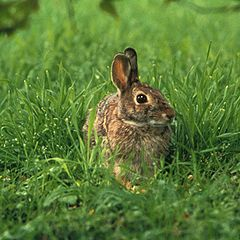
#> input picture doc/Traitement_images/Example_code/lapin.jpg, 240 x 240 px
$ python lapin.py
#> lines starting #> are read from the running program, lines starting #| are printed output that depends on the picture
#----------------------------------------------------
# Decomposition d'une image a polychrome en 3 canaux
#----------------------------------------------------

# PACKAGES
from PIL import Image # On charge Python Image Library
import numpy as np    # On charge Numpy
from matplotlib import pyplot as plt # On charge pyplot (un sous module de Matplotlib) et on le renomme plt

# LECTURE IMAGE
im = Image.open('lapin.jpg') # PIL permet de lire tous les formats d'images
#> im is the input picture: PIL image 240x240 RGB; mean R, G, B 92.2, 124.4, 55.6
rouge, vert, bleu = im.split()
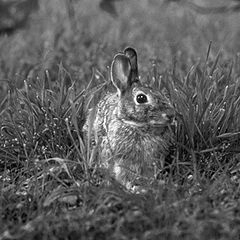
#> rouge: PIL image 240x240 L; min 0, max 255, mean 92.2
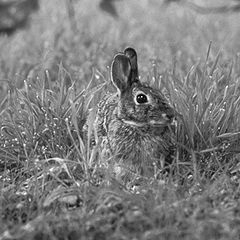
#> vert: PIL image 240x240 L; min 0, max 255, mean 124.4
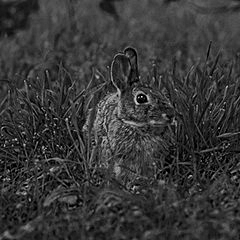
#> bleu: PIL image 240x240 L; min 0, max 243, mean 55.6

# AFFICHAGE IMAGE
fig = plt.figure() # On cree une figure
fig.add_subplot(221) # On cree une sous figure
plt.xticks([])
plt.yticks([])
plt.imshow(im,origin='lower')
plt.title('RVB')
fig.add_subplot(222) # On cree une sous figure
plt.xticks([])
plt.yticks([])
plt.imshow(rouge,origin='lower')
plt.title('Canal Rouge')
fig.add_subplot(223) # On cree une sous figure
plt.xticks([])
plt.yticks([])
plt.imshow(vert,origin='lower')
plt.title('Canal Vert')
fig.add_subplot(224) # On cree une sous figure
plt.xticks([])
plt.yticks([])
plt.imshow(bleu,origin='lower')
plt.title('Canal Bleu')
plt.show()
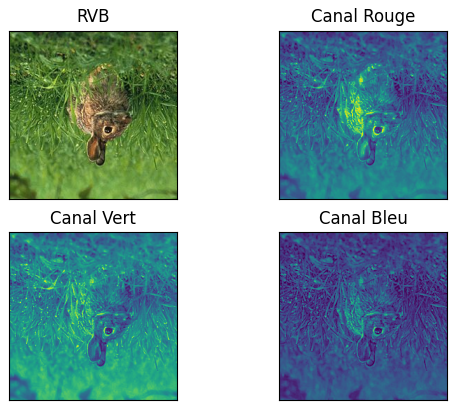
#> figure drawn by matplotlib, 4 panels

$ run again, with doc/Traitement_images/Example_code/superalliage.jpg copied over doc/Traitement_images/Example_code/lapin.jpg
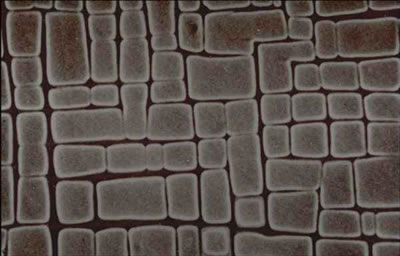
#> input picture doc/Traitement_images/Example_code/superalliage.jpg, 400 x 256 px
#> im is the input picture: PIL image 400x256 RGB; mean R, G, B 90.7, 81.6, 76.6
#> `rouge, vert, bleu = im.split()`:
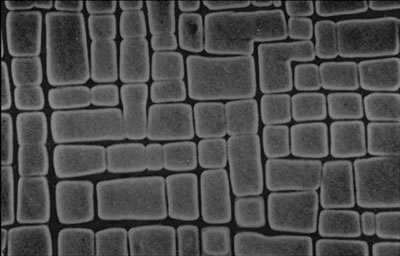
#> bleu: PIL image 400x256 L; min 0, max 152, mean 76.6
#> `plt.show()`:
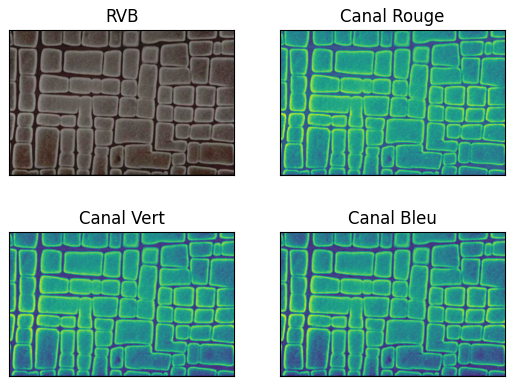
#> figure drawn by matplotlib, 4 panels
